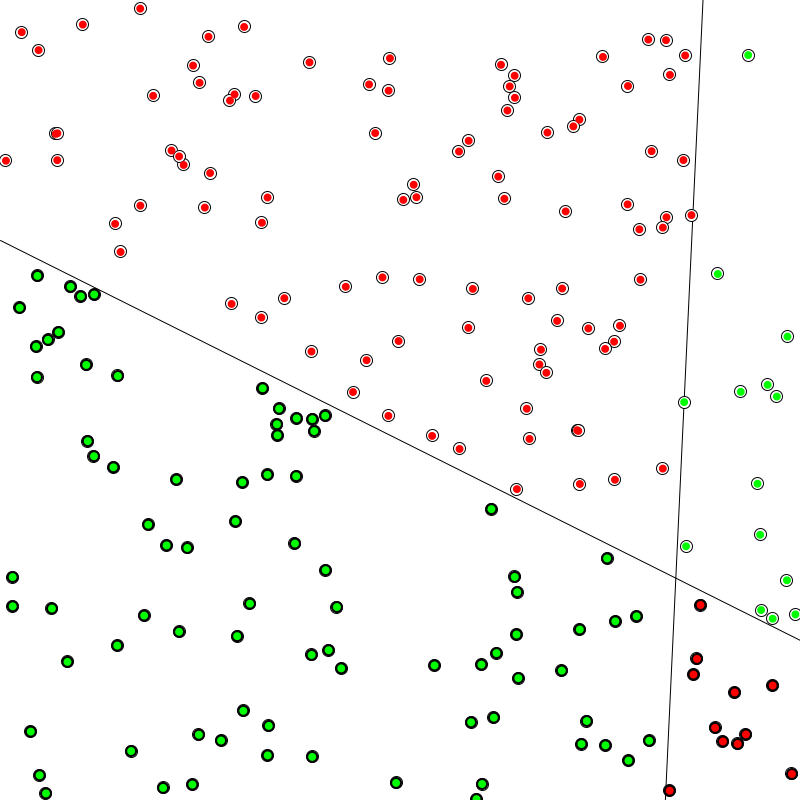
Frame 1 (no input)
Frame 60 (the mouse pressed at the canvas centre just before this capture): identical to frame 1, image omitted
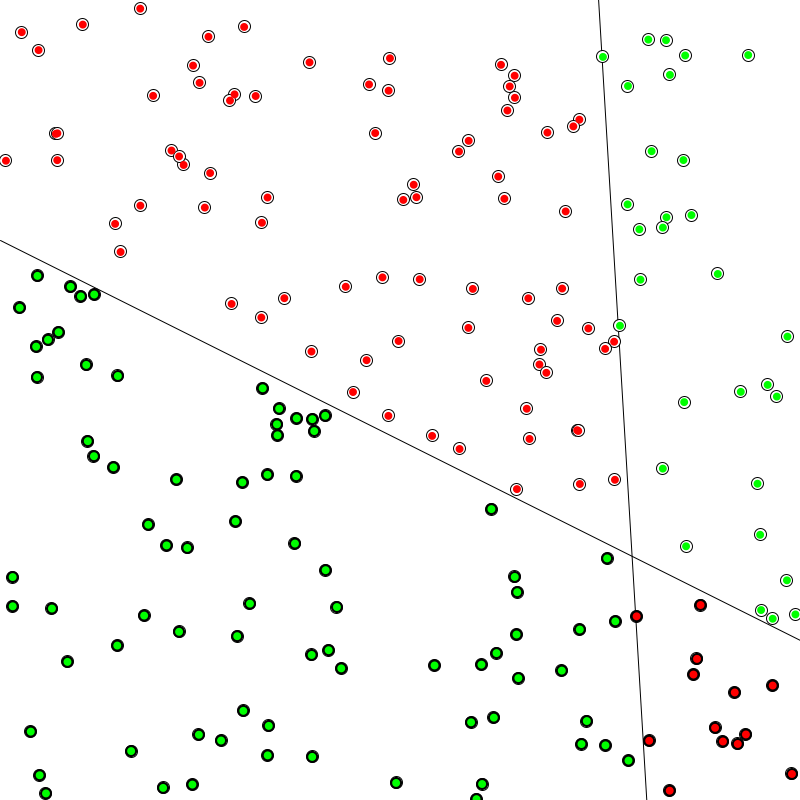
Frame 120 (the mouse held since frame 60 and released just before this capture)

The Processing sketch that drew these frames (run headless with seeded random() and noise(); from frame 60 on, the mouse is pressed at the canvas centre):

// Processing sketch: SimplePerceptron
// ── SimplePerceptron.pde
// from Daniel Shiffman's Neural Network Tutorials

Perceptron p;
Point[] points = new Point[200];

void setup() {
  size(800, 800);

  for (int i = 0; i < points.length; i++) {
    points[i] = new Point();
  }
  p = new Perceptron(3);
}

void draw() {
  background(255);
  stroke(0);
  Point p1 = new Point(-1, f(-1));
  Point p2 = new Point(1, f(1));
  line(p1.pixelX(), p1.pixelY(), p2.pixelX(), p2.pixelY());
  
  Point p3 = new Point(-1, p.guessY(-1));
  Point p4 = new Point(1, p.guessY(1));
  line(p3.pixelX(), p3.pixelY(), p4.pixelX(), p4.pixelY());
  
  for (Point pt : points) {
    pt.show();
  }

  for (Point pt : points) {
    float[] inputs = {pt.x, pt.y, pt.bias};
    int target = pt.label;

    int guess = p.guess(inputs);
    if (guess == target) {
      fill(0, 255, 0);
    } else {
      fill(255, 0, 0);
    }
    noStroke();
    ellipse(pt.pixelX(), pt.pixelY(), 8, 8);
  }
}

void mousePressed() {
  for (Point pt : points) {
    float[] inputs = {pt.x, pt.y, pt.bias};
    p.train(inputs, pt.label); 
  } 
  for (int i = 0; i < p.weights.length; i++) {
     println("Weight " + i + ": " + p.weights[i]); 
  }
}

// ── Perceptron.pde
// The activation function
int sign(float n) {
  if (n >= 0) {
    return 1;
  }
  return -1;
}

class Perceptron {
  float[] weights;
  float lr = 0.001; // learning rate

  Perceptron(int n) {
    weights = new float[n];
    // Initialize the weights randomly
    for (int i = 0; i < weights.length; i++) {
      weights[i] = random(-1, 1);
    }
  }

  int guess(float[] inputs) {
    float sum = 0;
    for (int i = 0; i < weights.length; i++) {
      sum += inputs[i] * weights[i];
    }
    return sign(sum);
  }
  
  float guessY(float x) {
   float w0 = weights[0];
   float w1 = weights[1];
   float w2 = weights[2];
   
   return (-w2 - w0 * x) / w1;
  }

  void train(float[] inputs, int target) {
    int guess = guess(inputs);
    int error = target - guess;
    
    // tune all of the weights
    for (int i = 0; i < weights.length; i++) {
       weights[i] += error * inputs[i] * lr; 
    }
  }
}

// ── Point.pde
float f(float x) {
  // y = mx + b
  return -0.5 * x - 0.1;
}

class Point {
  float x;
  float y;
  int label;
  float bias = 1;

  Point() {
    x = random(-1, 1);
    y = random(-1, 1);
    if (y > f(x)) {
      label = 1;
    } else {
      label = -1;
    }
  }

  Point(float x, float y) {
    this.x = x;
    this.y = y;
    if (y > f(x)) {
      label = 1;
    } else {
      label = -1;
    }
  }

  float pixelX() {
    return map(x, -1, 1, 0, width);
  }

  float pixelY() {
    return map(y, -1, 1, height, 0);
  }

  void show() {
    stroke(0);
    if (label == 1) {
      fill(255);
    } else {
      fill(0);
    }
    float px = map(x, -1, 1, 0, width);
    float py = map(y, -1, 1, height, 0);
    ellipse(px, py, 12, 12);
  }
}
